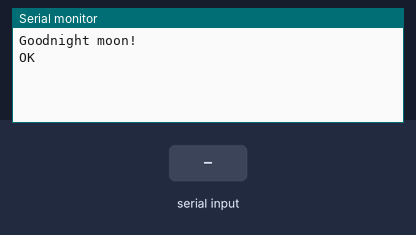
Bench run of a sketch on a simulated Arduino Leonardo, built with avr-gcc and run on an emulated ATmega32U4. Parts: the last lines printed to the serial monitor. Inputs (shaded band) come from the test bench. The modem accepts every AT command (registered, SIM ready, sends succeed) and sends nothing else.

Above: at 1.2 s.
1.3 s: "1" received over the second serial link
At 2.3 s:
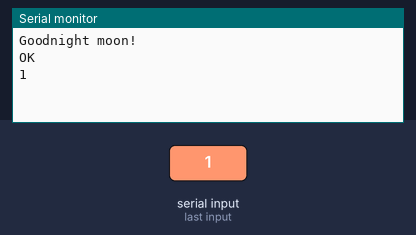
2.8 s: "0" received over the second serial link
At 3.4 s:
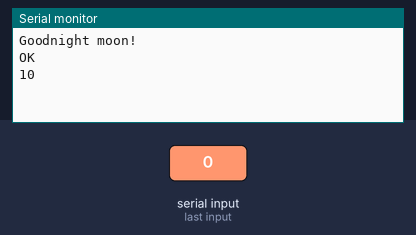

Measured:
- after the input at 1.3 s, the serial monitor: prints a new line at once (image 1)
- after the input at 2.8 s, the serial monitor: prints a new line at once (image 2)

The sketch:

wifirxtx.ino
```cpp
void setup()
{
// Open serial communications and wait for port to open:
Serial.begin(115200);
while (!Serial) {
; // wait for serial port to connect. Needed for Leonardo only
}
Serial.println("Goodnight moon!");

// set the data rate for the SoftwareSerial port
Serial1.begin(115200);
Serial1.println("AT");
}

void loop() // run over and over
{
if (Serial1.available())
Serial.write(Serial1.read());
if (Serial.available())
Serial1.write(Serial.read());
}
```
